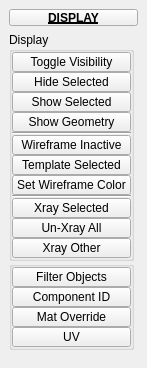
<?xml version="1.0" encoding="UTF-8"?>
<ui version="4.0">
 <class>QtUi</class>
 <widget class="QMainWindow" name="QtUi">
  <property name="enabled">
   <bool>true</bool>
  </property>
  <property name="geometry">
   <rect>
    <x>0</x>
    <y>0</y>
    <width>147</width>
    <height>368</height>
   </rect>
  </property>
  <property name="minimumSize">
   <size>
    <width>0</width>
    <height>0</height>
   </size>
  </property>
  <property name="maximumSize">
   <size>
    <width>999</width>
    <height>999</height>
   </size>
  </property>
  <property name="windowTitle">
   <string>Toolkit</string>
  </property>
  <property name="tabShape">
   <enum>QTabWidget::Triangular</enum>
  </property>
  <property name="dockNestingEnabled">
   <bool>true</bool>
  </property>
  <property name="dockOptions">
   <set>QMainWindow::AllowNestedDocks|QMainWindow::AllowTabbedDocks|QMainWindow::AnimatedDocks|QMainWindow::ForceTabbedDocks</set>
  </property>
  <widget class="QWidget" name="mainWindow">
   <layout class="QVBoxLayout" name="verticalLayout_2">
    <item>
     <widget class="PushButtonDraggable" name="draggable_header">
      <property name="minimumSize">
       <size>
        <width>19</width>
        <height>17</height>
       </size>
      </property>
      <property name="maximumSize">
       <size>
        <width>999</width>
        <height>17</height>
       </size>
      </property>
      <property name="font">
       <font>
        <weight>75</weight>
        <bold>true</bold>
        <underline>true</underline>
       </font>
      </property>
      <property name="text">
       <string>DISPLAY</string>
      </property>
      <property name="checkable">
       <bool>true</bool>
      </property>
     </widget>
    </item>
    <item>
     <layout class="QVBoxLayout" name="verticalLayout">
      <property name="spacing">
       <number>0</number>
      </property>
      <item>
       <widget class="QGroupBox" name="View">
        <property name="minimumSize">
         <size>
          <width>125</width>
          <height>0</height>
         </size>
        </property>
        <property name="maximumSize">
         <size>
          <width>125</width>
          <height>999</height>
         </size>
        </property>
        <property name="title">
         <string>Display</string>
        </property>
        <layout class="QVBoxLayout" name="verticalLayout_3">
         <property name="spacing">
          <number>0</number>
         </property>
         <property name="leftMargin">
          <number>0</number>
         </property>
         <property name="topMargin">
          <number>0</number>
         </property>
         <property name="rightMargin">
          <number>0</number>
         </property>
         <property name="bottomMargin">
          <number>0</number>
         </property>
         <item>
          <widget class="QPushButton" name="b001">
           <property name="minimumSize">
            <size>
             <width>0</width>
             <height>20</height>
            </size>
           </property>
           <property name="maximumSize">
            <size>
             <width>999</width>
             <height>20</height>
            </size>
           </property>
           <property name="text">
            <string>Toggle Visibility</string>
           </property>
          </widget>
         </item>
         <item>
          <widget class="QPushButton" name="b002">
           <property name="minimumSize">
            <size>
             <width>0</width>
             <height>20</height>
            </size>
           </property>
           <property name="maximumSize">
            <size>
             <width>999</width>
             <height>20</height>
            </size>
           </property>
           <property name="text">
            <string>Hide Selected</string>
           </property>
          </widget>
         </item>
         <item>
          <widget class="QPushButton" name="b003">
           <property name="minimumSize">
            <size>
             <width>0</width>
             <height>20</height>
            </size>
           </property>
           <property name="maximumSize">
            <size>
             <width>999</width>
             <height>20</height>
            </size>
           </property>
           <property name="text">
            <string>Show Selected</string>
           </property>
          </widget>
         </item>
         <item>
          <widget class="QPushButton" name="b004">
           <property name="minimumSize">
            <size>
             <width>0</width>
             <height>20</height>
            </size>
           </property>
           <property name="maximumSize">
            <size>
             <width>999</width>
             <height>20</height>
            </size>
           </property>
           <property name="text">
            <string>Show Geometry</string>
           </property>
          </widget>
         </item>
         <item>
          <widget class="Line" name="line_2">
           <property name="minimumSize">
            <size>
             <width>111</width>
             <height>0</height>
            </size>
           </property>
           <property name="orientation">
            <enum>Qt::Horizontal</enum>
           </property>
          </widget>
         </item>
         <item>
          <widget class="QPushButton" name="b012">
           <property name="minimumSize">
            <size>
             <width>0</width>
             <height>20</height>
            </size>
           </property>
           <property name="maximumSize">
            <size>
             <width>999</width>
             <height>20</height>
            </size>
           </property>
           <property name="toolTip">
            <string>Shaded on active (selected) obhects only</string>
           </property>
           <property name="text">
            <string>Wireframe Inactive</string>
           </property>
          </widget>
         </item>
         <item>
          <widget class="QPushButton" name="b021">
           <property name="minimumSize">
            <size>
             <width>0</width>
             <height>20</height>
            </size>
           </property>
           <property name="maximumSize">
            <size>
             <width>999</width>
             <height>20</height>
            </size>
           </property>
           <property name="text">
            <string>Template Selected</string>
           </property>
          </widget>
         </item>
         <item>
          <widget class="QPushButton" name="b000">
           <property name="minimumSize">
            <size>
             <width>0</width>
             <height>20</height>
            </size>
           </property>
           <property name="maximumSize">
            <size>
             <width>999</width>
             <height>20</height>
            </size>
           </property>
           <property name="toolTip">
            <string>Set the wireframe color of all selected objects.</string>
           </property>
           <property name="text">
            <string>Set Wireframe Color</string>
           </property>
          </widget>
         </item>
         <item>
          <widget class="Line" name="line_3">
           <property name="minimumSize">
            <size>
             <width>111</width>
             <height>0</height>
            </size>
           </property>
           <property name="orientation">
            <enum>Qt::Horizontal</enum>
           </property>
          </widget>
         </item>
         <item>
          <widget class="QPushButton" name="b005">
           <property name="minimumSize">
            <size>
             <width>0</width>
             <height>20</height>
            </size>
           </property>
           <property name="maximumSize">
            <size>
             <width>999</width>
             <height>20</height>
            </size>
           </property>
           <property name="text">
            <string>Xray Selected</string>
           </property>
          </widget>
         </item>
         <item>
          <widget class="QPushButton" name="b006">
           <property name="minimumSize">
            <size>
             <width>0</width>
             <height>20</height>
            </size>
           </property>
           <property name="maximumSize">
            <size>
             <width>999</width>
             <height>20</height>
            </size>
           </property>
           <property name="text">
            <string>Un-Xray All</string>
           </property>
          </widget>
         </item>
         <item>
          <widget class="QPushButton" name="b007">
           <property name="minimumSize">
            <size>
             <width>0</width>
             <height>20</height>
            </size>
           </property>
           <property name="maximumSize">
            <size>
             <width>999</width>
             <height>20</height>
            </size>
           </property>
           <property name="text">
            <string>Xray Other</string>
           </property>
          </widget>
         </item>
        </layout>
       </widget>
      </item>
      <item>
       <widget class="QGroupBox" name="groupBox">
        <property name="minimumSize">
         <size>
          <width>125</width>
          <height>0</height>
         </size>
        </property>
        <property name="maximumSize">
         <size>
          <width>125</width>
          <height>999</height>
         </size>
        </property>
        <property name="title">
         <string/>
        </property>
        <layout class="QVBoxLayout" name="verticalLayout_4">
         <property name="spacing">
          <number>0</number>
         </property>
         <property name="leftMargin">
          <number>0</number>
         </property>
         <property name="topMargin">
          <number>0</number>
         </property>
         <property name="rightMargin">
          <number>0</number>
         </property>
         <property name="bottomMargin">
          <number>0</number>
         </property>
         <item>
          <widget class="QPushButton" name="b008">
           <property name="minimumSize">
            <size>
             <width>0</width>
             <height>20</height>
            </size>
           </property>
           <property name="maximumSize">
            <size>
             <width>999</width>
             <height>20</height>
            </size>
           </property>
           <property name="text">
            <string>Filter Objects</string>
           </property>
          </widget>
         </item>
         <item>
          <widget class="QPushButton" name="b011">
           <property name="minimumSize">
            <size>
             <width>0</width>
             <height>20</height>
            </size>
           </property>
           <property name="maximumSize">
            <size>
             <width>999</width>
             <height>20</height>
            </size>
           </property>
           <property name="text">
            <string>Component ID</string>
           </property>
          </widget>
         </item>
         <item>
          <widget class="QPushButton" name="b009">
           <property name="minimumSize">
            <size>
             <width>0</width>
             <height>20</height>
            </size>
           </property>
           <property name="maximumSize">
            <size>
             <width>999</width>
             <height>20</height>
            </size>
           </property>
           <property name="toolTip">
            <string>Material Override</string>
           </property>
           <property name="text">
            <string>Mat Override</string>
           </property>
          </widget>
         </item>
         <item>
          <widget class="QPushButton" name="chk000">
           <property name="minimumSize">
            <size>
             <width>0</width>
             <height>20</height>
            </size>
           </property>
           <property name="maximumSize">
            <size>
             <width>999</width>
             <height>20</height>
            </size>
           </property>
           <property name="toolTip">
            <string>Material Override: Override with UV checker</string>
           </property>
           <property name="text">
            <string>UV</string>
           </property>
           <property name="checkable">
            <bool>true</bool>
           </property>
          </widget>
         </item>
        </layout>
       </widget>
      </item>
      <item>
       <spacer name="verticalSpacer">
        <property name="orientation">
         <enum>Qt::Vertical</enum>
        </property>
        <property name="sizeHint" stdset="0">
         <size>
          <width>20</width>
          <height>40</height>
         </size>
        </property>
       </spacer>
      </item>
     </layout>
    </item>
   </layout>
  </widget>
 </widget>
 <customwidgets>
  <customwidget>
   <class>PushButtonDraggable</class>
   <extends>QPushButton</extends>
   <header>widgets.pushbuttondraggable.h</header>
  </customwidget>
 </customwidgets>
 <resources/>
 <connections/>
 <designerdata>
  <property name="gridDeltaX">
   <number>5</number>
  </property>
  <property name="gridDeltaY">
   <number>5</number>
  </property>
  <property name="gridSnapX">
   <bool>true</bool>
  </property>
  <property name="gridSnapY">
   <bool>true</bool>
  </property>
  <property name="gridVisible">
   <bool>true</bool>
  </property>
 </designerdata>
</ui>
